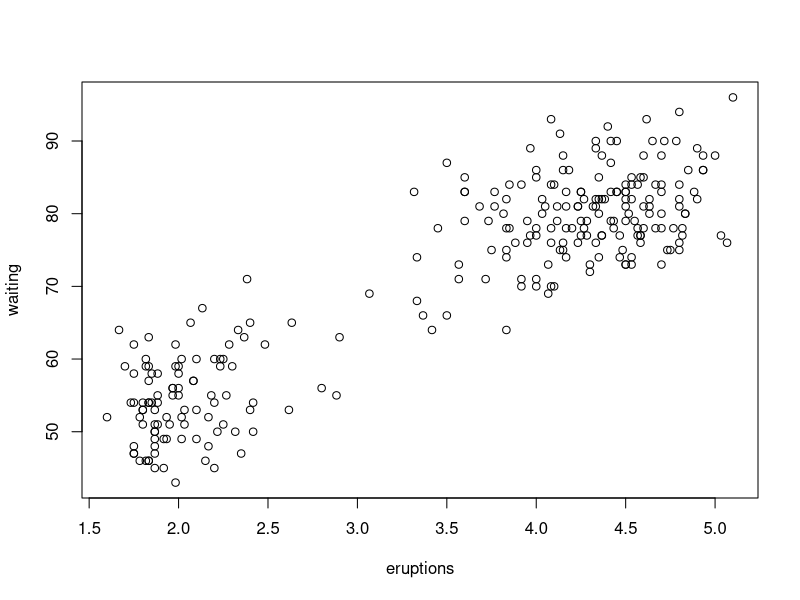
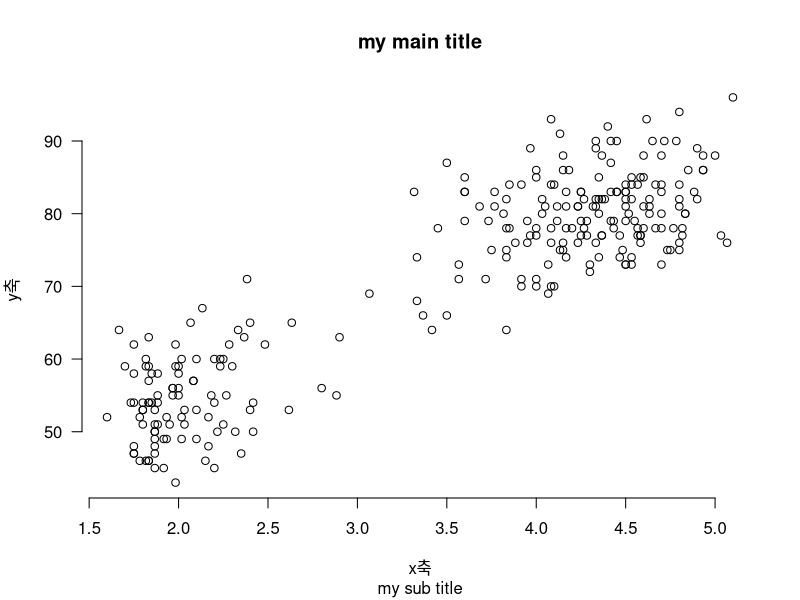

Write the R code that produced these figures, in order.
# plot = 최소한의 그래프 생성해줌 

# 제목과 축
# 심볼과 선
# 그래프 유형
# 색상
# 크기
# 글꼴과 글씨체 

plot(faithful)
?par # 그래프 인수 설명서 


# 제목과 축 

plot(faithful,
     main = "my main title",
     sub = "my sub title",
     xlab = "x축",
     ylab = "y축",
     las=1, # las = 눈금 텍스트 방향 설정 0~3
     bty='n') # bty: 테두리 설정

# 심볼과 선 
























































